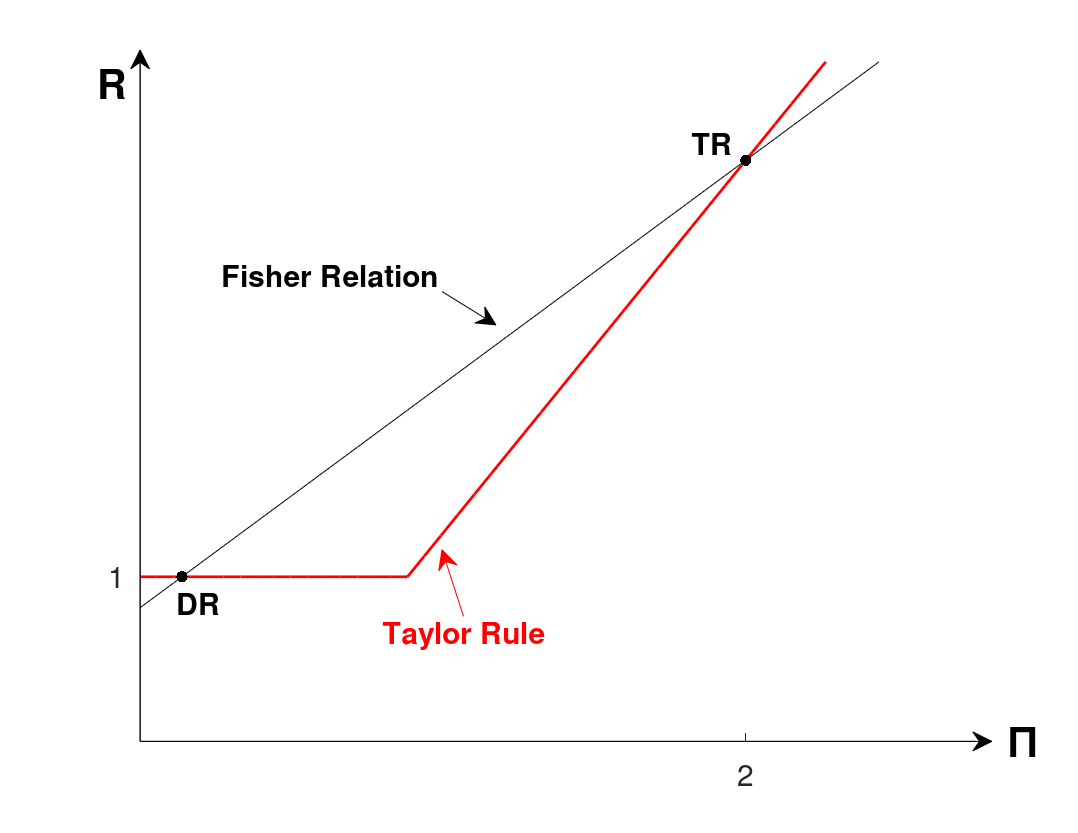

Write the MATLAB code that produced this figure.
%% About File
%--------------------------------------------------------------------------
% filename     : FisherRelation.m
% author       : Philip Coyle
% date created : 08/28/2018
% cd
% /mq/philipprojects/RA_Work/Taisuke_Nakata/Zero_Lower_Bound/DeflationaryRegime/Codes/StylizedModel/SS_Opt_Inf/FisherRelation
% FisherRelation.m
%--------------------------------------------------------------------------

%% Main Code

clear all
close all
clc

x = 0:1:50;
y1 = 0.5.*x - 3;
y2 = 0.6.*x - 1.5;
y3(1,(1:length(x))) = 0;
y4(1,(1:length(x))) = 0;

for i = 1:length(x)
    if i <= 16
        y3(1,i) = 0;
        y4(1,i) = 0;
    elseif i <= 22
        y3(1,i) = x(1,i) - 16;
        y4(1,i) = 0;
    else
        y3(1,i) = x(1,i) - 16;
        y4(1,i) = x(1,i)*15.125/14.25 - 22*15.125/14.25;       
    end		
end

fig1 = figure(1);
box off
hold on
grid off
h1 = plot(x,y2,'k',x,y3,'r','LineWidth',2);
set(gca,'XLim',[0 50],'XTick',[36.25],'XTickLabel',{'2'},'YLim',[-8 25],'YTick',[0],'YTickLabel',{'1'},'FontSize',22)
plot([36.25 36.25],[20.25 20.25],'.k','MarkerSize',25);
plot([2.5 2.5],[0 0],'.k','MarkerSize',25);
tr = text(34.2,21.1,'TR');
dr = text(3.5,-1.25,'DR');
inf = text(52.5,-8,'\bf \Pi','Interpreter','tex');
R = text(-2,24,'\bf R','Interpreter','tex');
set(inf,'FontWeight','bold','HorizontalAlignment','center','FontSize',30)
set(R,'FontWeight','bold','HorizontalAlignment','center','FontSize',30)
set(tr,'FontWeight','bold','HorizontalAlignment','center','FontSize',22)
set(dr,'FontWeight','bold','HorizontalAlignment','center','FontSize',22)
c = [0.41,0.46];
d = [0.65,0.61];
arrow_2 = annotation('textarrow',c,d,'String',({'Fisher Relation'}));
set(arrow_2,'FontWeight','bold','HorizontalAlignment','center','FontSize',22)
e = [0.43,0.41];
f = [0.26,0.34];
arrow_3 = annotation('textarrow',e,f,'String',{'Taylor Rule'});
set(arrow_3,'Color','r','FontWeight','bold','HorizontalAlignment','center','FontSize',22)
annotation('arrow',[0.13 .92],[0.11 0.11])
annotation('arrow',[0.13 0.13],[0.11 0.94])


set(fig1,'PaperOrientation','Landscape');
set(fig1,'PaperPosition',[0 0 11 8.5]);
print(fig1,'-depsc','FisherRelation.eps');
